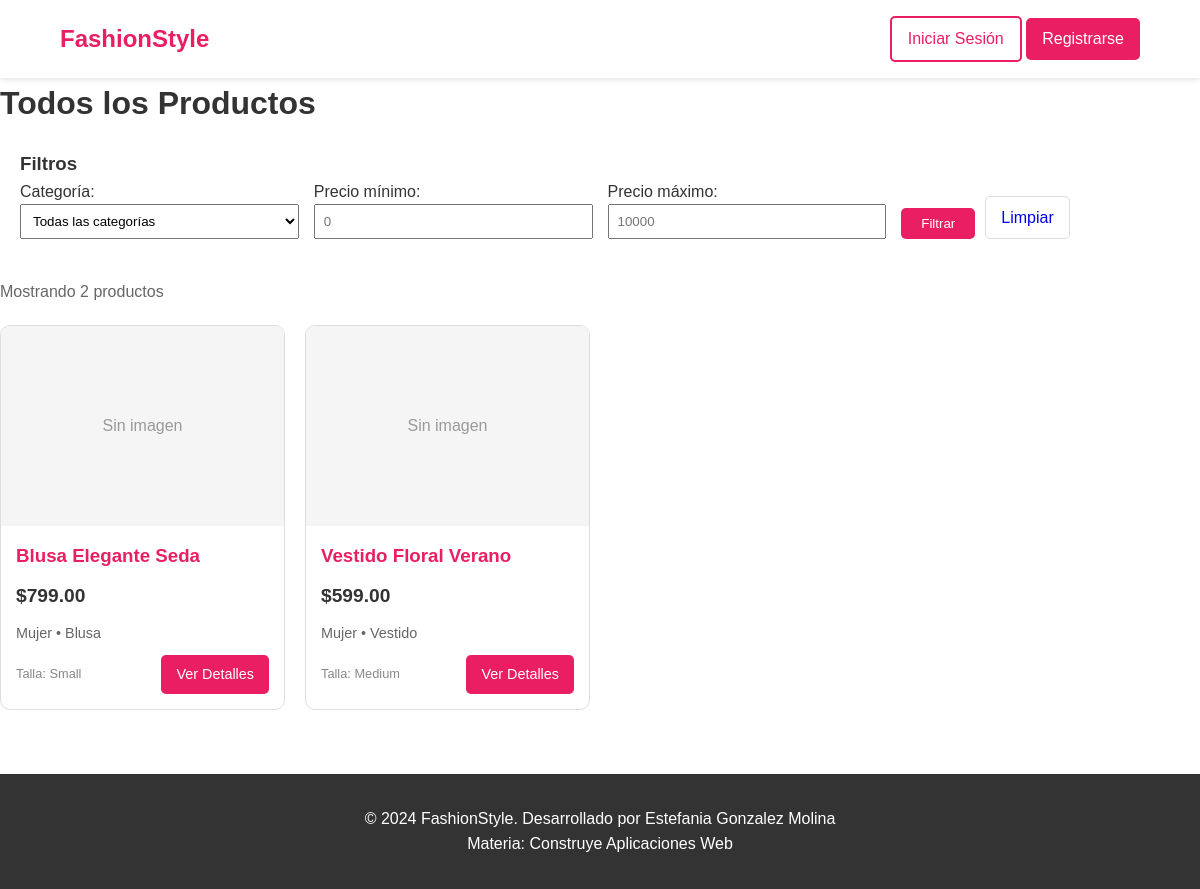
/productos/, run on the app's committed database.
### tienda/models.py (models this page shows, shortened)
class Producto(models.Model):
    TALLAS = [
        ('XS', 'Extra Small'),
        ('S', 'Small'),
        ('M', 'Medium'),
        ('L', 'Large'),
        ('XL', 'Extra Large'),
        ('XXL', 'Extra Extra Large'),
    ]
    TEMPORADAS = [
        ('primavera', 'Primavera'),
        ('verano', 'Verano'),
        ('otono', 'Otoño'),
        ('invierno', 'Invierno'),
    ]
    TIPOS = [
        ('camisa', 'Camisa'),
        ('pantalon', 'Pantalón'),
        ('vestido', 'Vestido'),
        ('falda', 'Falda'),
        ('blusa', 'Blusa'),
        ('chaqueta', 'Chaqueta'),
        ('zapatos', 'Zapatos'),
        ('accesorio', 'Accesorio'),
    ]
    categoria = models.ForeignKey(Categoria, on_delete=models.CASCADE)
    nombre = models.CharField(max_length=100)
    descripcion = models.TextField()
    precio = models.DecimalField(max_digits=10, decimal_places=2)
    stock = models.IntegerField(default=0)
    talla = models.CharField(max_length=10, choices=TALLAS)
    color = models.CharField(max_length=50)
    material = models.CharField(max_length=100)
    temporada = models.CharField(max_length=20, choices=TEMPORADAS)
    tipo = models.CharField(max_length=20, choices=TIPOS)
    imagen = models.ImageField(upload_to='productos/')
    destacado = models.BooleanField(default=False)
    fecha_creacion = models.DateTimeField(auto_now_add=True)
    edad_recomendada = models.CharField(max_length=20, blank=True)

class Categoria(models.Model):
    nombre = models.CharField(max_length=50)
    descripcion = models.TextField(blank=True)

### tienda/views.py (the view)
# urls.py: path('productos/', views.todos_productos, name='todos_productos'),
def todos_productos(request):
    productos = Producto.objects.all().order_by('-fecha_creacion')
    categorias = Categoria.objects.all()
    categoria_id = request.GET.get('categoria')
    precio_min = request.GET.get('precio_min')
    precio_max = request.GET.get('precio_max')
    if categoria_id:
        productos = productos.filter(categoria_id=categoria_id)
    if precio_min:
        productos = productos.filter(precio__gte=precio_min)
    if precio_max:
        productos = productos.filter(precio__lte=precio_max)
    return render(request, 'tienda/todos_productos.html', {
        'productos': productos,
        'categorias': categorias
    })

### tienda/templates/tienda/todos_productos.html (shortened to what this page needs)
{% extends "tienda/base.html" %}
{% block content %}
<div class="container">
    <h1>Todos los Productos</h1>
    <div style="background: white; padding: 20px; border-radius: 10px; margin-bottom: 20px;">
        <h3>Filtros</h3>
        <form method="get" style="display: grid; grid-template-columns: repeat(auto-fit, minmax(200px, 1fr)); gap: 15px;">
            <div>
                <label for="categoria">Categoría:</label>
                <select name="categoria" id="categoria" style="width: 100%; padding: 8px;">
                    <option value="">Todas las categorías</option>
                </select>
            </div>
            <div>
                <label for="precio_min">Precio mínimo:</label>
                <input type="number" name="precio_min" id="precio_min" value="{{ request.GET.precio_min }}"
                       placeholder="0" style="width: 100%; padding: 8px;">
            </div>
            <div>
                <label for="precio_max">Precio máximo:</label>
                <input type="number" name="precio_max" id="precio_max" value="{{ request.GET.precio_max }}"
                       placeholder="10000" style="width: 100%; padding: 8px;">
            </div>
            <div style="display: flex; align-items: end;">
                <button type="submit" style="background: #e91e63; color: white; padding: 8px 20px; border: none; border-radius: 5px; cursor: pointer;">
                    Filtrar
                </button>
                <a href="{% url 'todos_productos' %}" style="margin-left: 10px; padding: 8px 15px; border: 1px solid #ddd; border-radius: 5px; text-decoration: none;">
                    Limpiar
                </a>
            </div>
        </form>
    </div>
    {% if productos %}
        <p style="color: #666; margin-bottom: 20px;">
            Mostrando {{ productos.count }} producto{{ productos.count|pluralize }}
        </p>
        <div style="display: grid; grid-template-columns: repeat(auto-fill, minmax(280px, 1fr)); gap: 20px;">
            {% for producto in productos %}
            <div style="border: 1px solid #ddd; border-radius: 10px; overflow: hidden; background: white;">
                <div style="height: 200px; overflow: hidden;">
                    {% if producto.imagen %}
                        <img src="{{ producto.imagen.url }}" alt="{{ producto.nombre }}"
                             style="width: 100%; height: 100%; object-fit: cover;">
                    {% else %}
                        <div style="width: 100%; height: 100%; background: #f5f5f5; display: flex; align-items: center; justify-content: center; color: #999;">
                            Sin imagen
                        </div>
                    {% endif %}
                </div>
                <div style="padding: 15px;">
                    <h3 style="margin: 0 0 10px 0; color: #e91e63;">{{ producto.nombre }}</h3>
                    <p style="font-size: 1.2rem; font-weight: bold; color: #333; margin: 0 0 10px 0;">
                        ${{ producto.precio }}
                    </p>
                    <p style="color: #666; font-size: 0.9rem; margin: 0 0 10px 0;">
                        {{ producto.categoria.nombre }} • {{ producto.get_tipo_display }}
                    </p>
                    <div style="display: flex; justify-content: space-between; align-items: center;">
                        <span style="color: #888; font-size: 0.8rem;">
                            Talla: {{ producto.get_talla_display }}
                        </span>
                        <a href="{% url 'producto_detalle' producto.id %}"
                           style="background: #e91e63; color: white; padding: 8px 15px; text-decoration: none; border-radius: 5px; font-size: 0.9rem;">
                            Ver Detalles
                        </a>
                    </div>
                </div>
            </div>
            {% endfor %}
        </div>
    {% endif %}
</div>
{% endblock %}

### tienda/templates/tienda/base.html (shortened to what this page needs)
<!DOCTYPE html>
<html lang="es">
<head>
    {% load static %}
    <link rel="stylesheet" href="{% static 'css/style.css' %}">
    <link href="https://cdnjs.cloudflare.com/ajax/libs/font-awesome-6.0.0/css/all.min.css" rel="stylesheet">
</head>
<body>
    <header>
        <nav class="navbar">
            <div class="nav-brand">
                <a href="{% url 'index' %}">FashionStyle</a>
            </div>
            <div class="nav-actions">
                {% if user.is_authenticated %}
                    {% if user.tipo_usuario == 'cliente' %}
                        <a href="{% url 'mis_favoritos' %}" class="nav-icon"><i class="far fa-heart"></i></a>
                        <a href="{% url 'ver_carrito' %}" class="nav-icon"><i class="fas fa-shopping-cart"></i></a>
                    {% endif %}
                    <div class="dropdown">
                        <a href="#" class="nav-user"><i class="fas fa-user"></i> {{ user.username }}</a>
                        <ul class="dropdown-menu">
                            {% if user.tipo_usuario == 'cliente' %}
                                <li><a href="{% url 'perfil_usuario' %}">Mi Perfil</a></li>
                                <li><a href="{% url 'mis_pedidos' %}">Mis Pedidos</a></li>
                                <li><a href="{% url 'mis_favoritos' %}">Favoritos</a></li>
                            {% endif %}
                            <li><a href="{% url 'logout' %}">Cerrar Sesión</a></li>
                        </ul>
                    </div>
                {% else %}
                    <a href="{% url 'login' %}" class="btn btn-outline">Iniciar Sesión</a>
                    <a href="{% url 'registro' %}" class="btn btn-primary">Registrarse</a>
                {% endif %}
            </div>
        </nav>
    </header>
    <main>
        {% block content %}
        {% endblock %}
    </main>
    <footer>
        <div class="footer-content">
            <p>&copy; 2024 FashionStyle. Desarrollado por Estefania Gonzalez Molina</p>
            <p>Materia: Construye Aplicaciones Web</p>
        </div>
    </footer>
</body>
</html>

### static/css/style.css (style rules this page uses)
:root { --primary-color: #e91e63; --secondary-color: #f8bbd9; --accent-color: #ad1457; --text-color: #333; --bg-color: #fff; --border-color: #ddd; --success-color: #4caf50; --warning-color: #ff9800; --error-color: #f44336; }
* { margin: 0; padding: 0; box-sizing: border-box; }
body { font-family: 'Arial', sans-serif; line-height: 1.6; color: var(--text-color); background-color: var(--bg-color); }
.navbar { display: flex; justify-content: space-between; align-items: center; padding: 1rem 5%; background-color: var(--bg-color); box-shadow: 0 2px 5px rgba(0,0,0,0.1); }
.nav-brand a { font-size: 1.5rem; font-weight: bold; color: var(--primary-color); text-decoration: none; }
.btn { display: inline-block; padding: 0.5rem 1rem; border: none; border-radius: 5px; text-decoration: none; cursor: pointer; transition: all 0.3s; }
.btn-primary { background-color: var(--primary-color); color: white; }
.btn-outline { border: 2px solid var(--primary-color); color: var(--primary-color); background: transparent; }
footer { background-color: #333; color: white; text-align: center; padding: 2rem; margin-top: 4rem; }

### data on the page
Producto: imagen "Sin imagen", nombre "Blusa Elegante Seda", precio "799.00", categoria.nombre "Mujer", tipo "Blusa", talla "Small"
Producto: imagen "Sin imagen", nombre "Vestido Floral Verano", precio "599.00", categoria.nombre "Mujer", tipo "Vestido", talla "Medium"

### other printed values
{{ productos.count }} "2"
